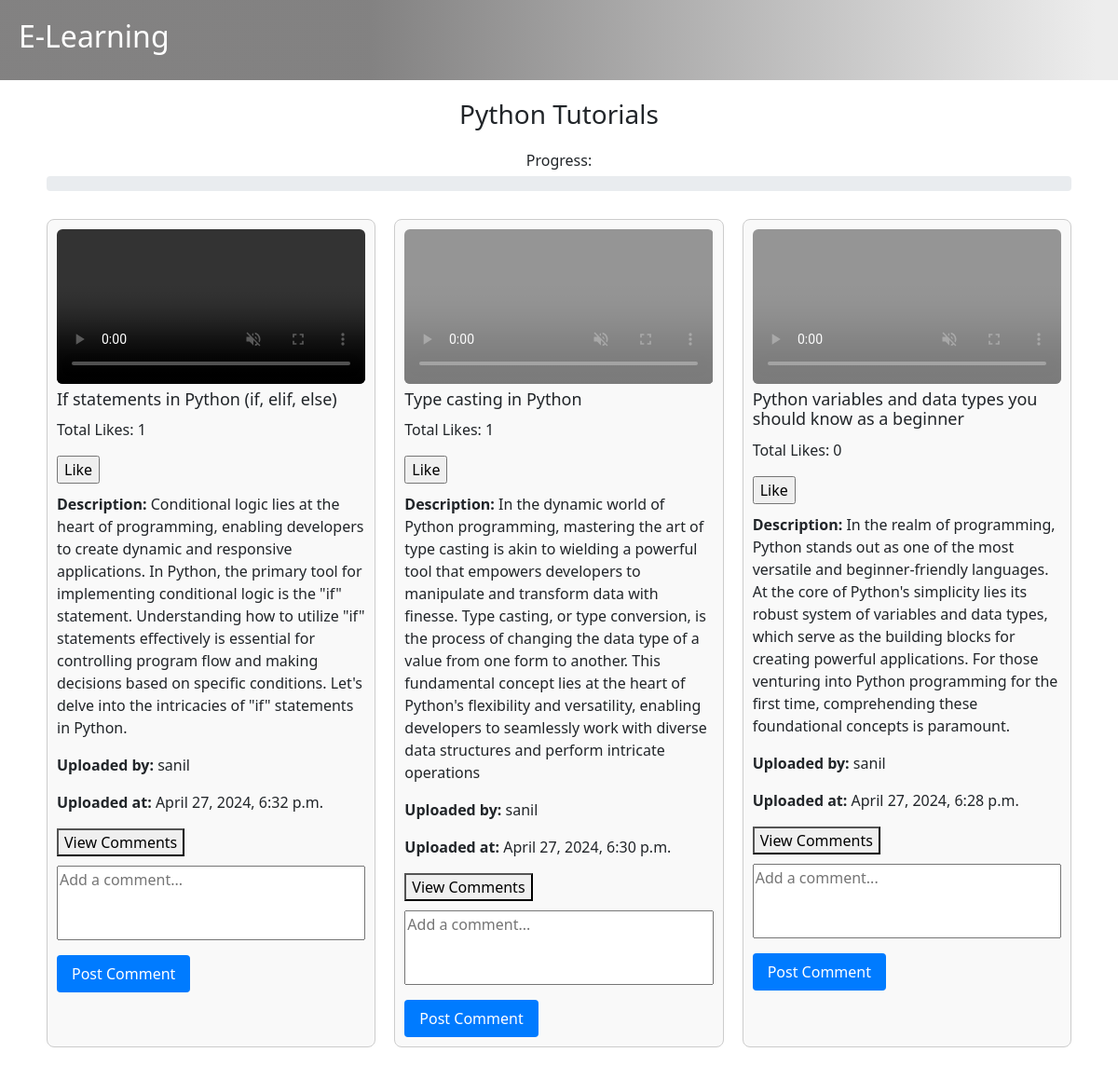
/python/watch-python-videos/, run on the app's committed database.
### Faculty/models.py (models this page shows, shortened)
class Video(models.Model):
    title = models.CharField(max_length=100)
    course = models.CharField(max_length=100, null=True, blank=True)
    video_file = models.FileField(upload_to='videos/')
    description = models.TextField(default='')
    faculty = models.ForeignKey(get_user_model(), on_delete=models.CASCADE, null=True, blank=True)
    uploaded_at = models.DateTimeField(auto_now_add=True)

### accounts/models.py (models this page shows)
class CustUser(AbstractUser):
    phone = models.IntegerField(null=True)
    options = (
        ('Male', 'Male'),
        ('Female', 'Female'),
        ('Others', 'Others')
    )
    COURSE_CHOICES = [
        ('Python', 'Python'),
        ('HTML', 'HTML'),
        ('PHP', 'PHP'),  # SELECTING COURSE
    ]
    gender = models.CharField(max_length=100, choices=options, null=True, default='Male')
    age = models.IntegerField(null=True)
    Course = models.CharField(max_length=10, choices=COURSE_CHOICES, null=True, blank=True)
    is_student = models.BooleanField(null=True, blank=True, default=False)
    is_faculty = models.BooleanField(null=True, blank=True, default=False)
    is_hr = models.BooleanField(null=True, blank=True, default=False)
    is_active_basic = models.BooleanField(default=False, null=True, blank=True)
    is_active_inter = models.BooleanField(default=False, null=True, blank=True)
    is_active_adv = models.BooleanField(default=False, null=True, blank=True)
    is_active_coding = models.BooleanField(default=False, null=True, blank=True)

### exam/views.py (the view)
# urls.py: path('watch-python-videos/', watch_python_videos, name='watch_python_videos'),
def watch_python_videos(request):
    videos = Video.objects.filter(course="Python").annotate(like_count=Count('likes')).order_by('-uploaded_at')
    return render(request, 'watch_python_videos.html', {'videos': videos})

### exam/templates/watch_python_videos.html (shortened to what this page needs)
<!DOCTYPE html>
<html>
<head>
    <link href="https://cdn.jsdelivr.net/npm/bootstrap@5.0.2/dist/css/bootstrap.min.css" rel="stylesheet">
</head>
<body>
<section id="one">
    <nav class="navbar">
        <div class="nav-logo">
            <a href="{% url 'pythonintro' %}"><h2>E-Learning</h2></a>
        </div>
    </nav>
</section>
<div class="container">
    <h3 style="text-align:center">Python Tutorials</h3>
    <div class="progress-container">
        <p>Progress:</p>
        <div class="progress">
        </div>
    </div>
    <div class="video-list">
        {% for video in videos %}
        <div class="video-item">
            <video id="video-{{ video.id }}" width="100%" muted controls {% if not forloop.first %}disabled{% endif %}>
                <source src="{{ video.video_file.url }}" type="video/mp4">
            </video>
            <h2 class="video-title">{{ video.title }}</h2>
            <p>Total Likes: {{ video.likes.count }}</p>
            <form id="like-form-{{ video.id }}" action="{% url 'toggle_like' video_id=video.id %}" method="post">
                <input type="submit" value="Like">
            </form>
            <p><span>Description:</span> {{ video.description }}</p>
            <p><span>Uploaded by:</span> {{ video.faculty }}</p>
            <p><span>Uploaded at:</span> {{ video.uploaded_at }}</p>
            <button class="toggle-comments">View Comments</button>
            <form class="comment-form" action="{% url 'add_comment' video_id=video.id %}" method="post">
                <textarea name="comment_text" rows="4" cols="50" placeholder="Add a comment..."></textarea><br>
                <input type="submit" value="Post Comment">
            </form>
        </div>
        {% endfor %}
    </div>
</div>
</body>
</html>

### exam/templates/watch_python_videos.html (style rules this page uses)
.navbar { background: rgb(124,123,123); background: linear-gradient(90deg, rgba(124,123,123,0.9501050420168067) 33%, rgba(237,237,237,1) 98%); color: white; overflow: hidden; padding: 20px; line-height: 2; }
.navbar a { float: left; display: block; color: white; text-align: center; font-size: 17px; text-decoration: none; }
.container { padding: 20px; }
.video-list { display: grid; grid-template-columns: repeat(3, 1fr); gap: 20px; margin-top: 30px; }
.video-item { border: 1px solid #ccc; border-radius: 8px; padding: 10px; background-color: #f9f9f9; }
.video-item h2 { font-size: 18px; margin-bottom: 10px; }
.video-item video { width: 100%; border-radius: 6px; }
.video-item p { margin-top: 10px; }
.video-item p span { font-weight: bold; }
.comment-form textarea { width: 100%; height: 80px; margin-top: 10px; resize: none; }
.comment-form input[type="submit"] { margin-top: 10px; background-color: #007bff; color: #fff; border: none; padding: 8px 16px; border-radius: 4px; cursor: pointer; }
.video-item video[disabled] { pointer-events: none; opacity: 0.5; }
.progress-container { margin: 20px 0; text-align: center; }
.progress-container p { margin-bottom: 5px; font-size: 16px; }

### data on the page
Video: title "If statements in Python (if, elif, else)", likes.count "1", description "Conditional logic lies at the heart of programming, enabling developers to create dynamic and responsive applications. In Python, the primary tool for implementing conditional logic is the \"if\" statement. Understanding how to utilize \"if\" statements effectively is essential for controlling program flow and making decisions based on specific conditions. Let's delve into the intricacies of \"if\" statements in Python.", faculty "sanil", uploaded_at "April 27, 2024, 6:32 p.m."
Video: title "Type casting in Python", likes.count "1", description "In the dynamic world of Python programming, mastering the art of type casting is akin to wielding a powerful tool that empowers developers to manipulate and transform data with finesse. Type casting, or type conversion, is the process of changing the data type of a value from one form to another. This fundamental concept lies at the heart of Python's flexibility and versatility, enabling developers to seamlessly work with diverse data structures and perform intricate operations", faculty "sanil", uploaded_at "April 27, 2024, 6:30 p.m."
Video: title "Python variables and data types you should know as a beginner", likes.count "0", description "In the realm of programming, Python stands out as one of the most versatile and beginner-friendly languages. At the core of Python's simplicity lies its robust system of variables and data types, which serve as the building blocks for creating powerful applications. For those venturing into Python programming for the first time, comprehending these foundational concepts is paramount.", faculty "sanil", uploaded_at "April 27, 2024, 6:28 p.m."
